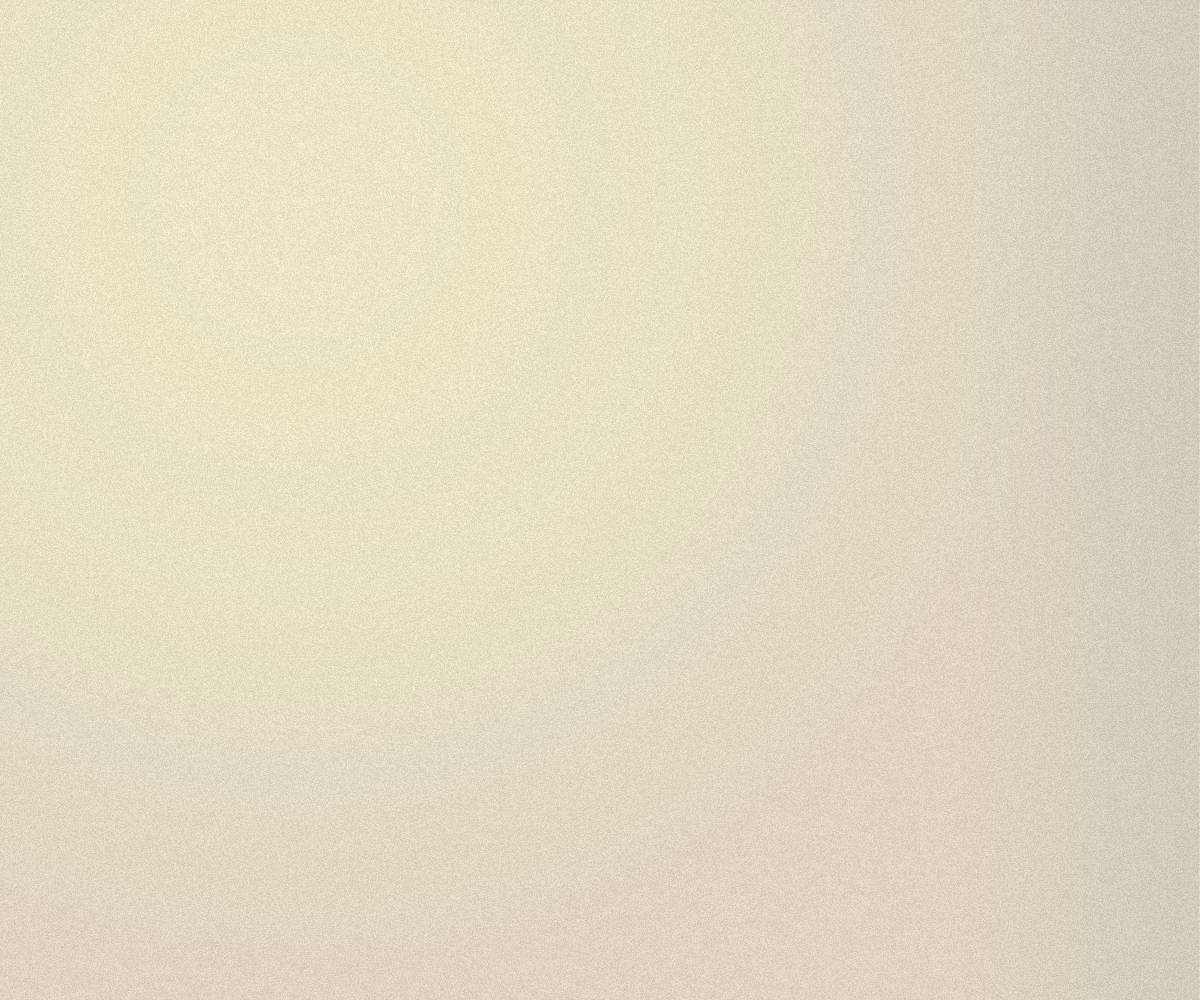
Frame 1 (no input)
Frame 60 (no input): identical to frame 1, image omitted
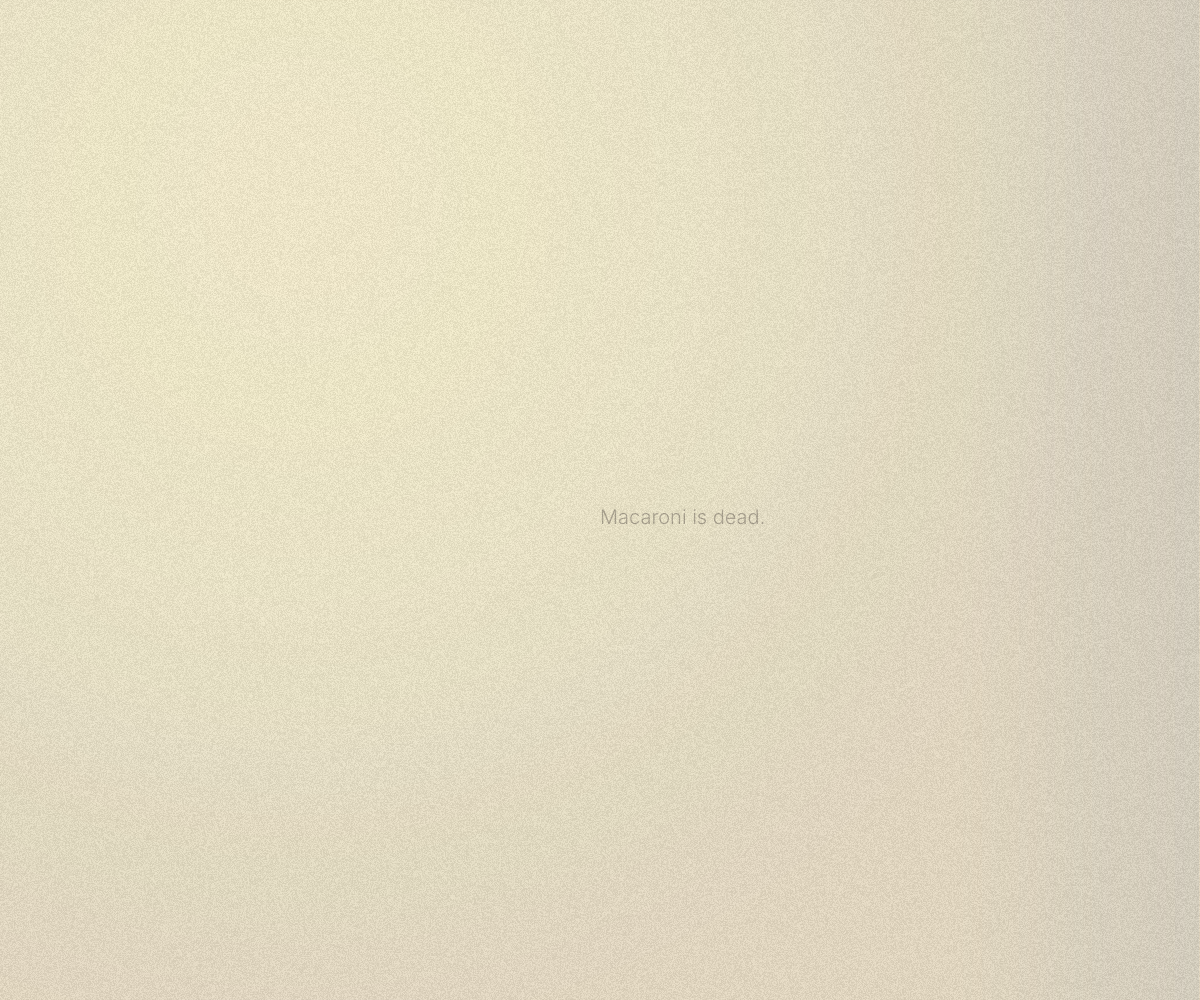
Frame 120 (the mouse pressed at the canvas centre since frame 60)

The p5.js sketch that drew these frames (run headless with seeded random() and noise() and a simulated clock; from frame 60 on, the mouse is pressed at the canvas centre):

// p5.js sketch
// ── sketch.js
// a dog's smile
// click to place the next fragment. fragments drift down and fade.
// tag categories (memory, numb, intrusion, body, chorus) drive look and physics.
// idle for ~6 seconds and the piece will whisper the dog's name on its own.
// press R to reset.

const STYLE = {
  memory: {
    font: "EB Garamond",
    italic: true,
    weight: 400,
    size: 26,
    color: [90, 55, 30],       // warm brown, as if written on the carpet
    alpha: 210,
    vy: 0.22,
    drift: 0.10,
    life: 520,                 // frames
  },
  numb: {
    font: "Inter",
    italic: false,
    weight: 300,
    size: 20,
    color: [120, 112, 100],    // pale, almost the carpet itself
    alpha: 150,
    vy: 0.35,
    drift: 0.02,
    life: 320,
  },
  intrusion: {
    font: "JetBrains Mono",
    italic: false,
    weight: 400,
    size: 14,
    color: [70, 110, 150],     // cold phone-screen blue
    alpha: 220,
    vy: 0.55,
    drift: 0.00,
    life: 260,
    glitch: true,
  },
  body: {
    font: "Inter",
    italic: false,
    weight: 400,
    size: 19,
    color: [138, 70, 40],      // muted rust, the body aching
    alpha: 190,
    vy: 0.30,
    drift: 0.06,
    life: 380,
  },
  chorus: {
    font: "EB Garamond",
    italic: true,
    weight: 400,
    size: 17,
    color: [95, 115, 100],     // soft sage, like a voice through a wall
    alpha: 170,
    vy: 0.28,
    drift: 0.18,
    life: 300,
  },
  whisper: {
    font: "EB Garamond",
    italic: true,
    weight: 400,
    size: 44,
    color: [160, 130, 95],
    alpha: 90,
    vy: 0.18,
    drift: 0.04,
    life: 700,
  },
};

const IDLE_FRAMES = 360;          // ~6s at 60fps
const DRAG_EMIT_EVERY = 14;       // emit-while-dragging throttle
const BACKGROUND = [232, 220, 196]; // beige carpet

let fragments = [];
let cursor = 0;
let lastInteractionFrame = 0;
let lastDragEmitFrame = -9999;
let grainLayer;

function setup() {
  createCanvas(windowWidth, windowHeight);
  textAlign(LEFT, BASELINE);
  lastInteractionFrame = frameCount;
  grainLayer = buildGrain(width, height);
}

function windowResized() {
  resizeCanvas(windowWidth, windowHeight);
  grainLayer = buildGrain(width, height);
}

function draw() {
  drawBackground();

  // gentle breathing vignette, ~1 cycle per 4s
  const breath = 0.5 + 0.5 * sin(frameCount * 0.008);
  drawVignette(breath);

  // right-edge phone-screen glow: cold blue bleeding into the bedroom
  drawPhoneGlow();

  // if nobody has interacted for a while, the piece whispers
  if (frameCount - lastInteractionFrame > IDLE_FRAMES && random() < 0.012) {
    spawnWhisper();
  }

  // update + draw fragments
  for (let i = fragments.length - 1; i >= 0; i--) {
    const f = fragments[i];
    updateFragment(f);
    drawFragment(f);
    if (f.age > f.life) fragments.splice(i, 1);
  }

  // subtle grain on top
  push();
  tint(255, 22);
  image(grainLayer, 0, 0);
  pop();
}

// ---------- input ----------

function mousePressed() {
  placeFragment(mouseX, mouseY, nextFragment());
  lastInteractionFrame = frameCount;
}

function mouseDragged() {
  if (frameCount - lastDragEmitFrame >= DRAG_EMIT_EVERY) {
    placeFragment(mouseX, mouseY, nextFragment());
    lastDragEmitFrame = frameCount;
    lastInteractionFrame = frameCount;
  }
}

function keyPressed() {
  if (key === "r" || key === "R") {
    fragments = [];
    cursor = 0;
    lastInteractionFrame = frameCount;
  }
}

// ---------- fragments ----------

function nextFragment() {
  const f = FRAGMENTS[cursor % FRAGMENTS.length];
  cursor++;
  return f;
}

function placeFragment(x, y, data) {
  const s = STYLE[data.tag] || STYLE.numb;
  fragments.push({
    text: data.text,
    tag: data.tag,
    x,
    y,
    vx: random(-s.drift, s.drift),
    vy: s.vy * random(0.85, 1.15),
    age: 0,
    life: s.life,
    jitterSeed: random(1000),
  });
}

function spawnWhisper() {
  fragments.push({
    text: IDLE_WHISPER,
    tag: "whisper",
    x: random(width * 0.1, width * 0.9),
    y: -40,
    vx: random(-0.05, 0.05),
    vy: STYLE.whisper.vy,
    age: 0,
    life: STYLE.whisper.life,
    jitterSeed: random(1000),
  });
}

function updateFragment(f) {
  f.x += f.vx;
  f.y += f.vy;
  f.vy += 0.0006;          // a hair of gravity, so nothing hovers forever
  f.vx *= 0.996;           // air resistance
  f.age++;
}

function drawFragment(f) {
  const s = STYLE[f.tag] || STYLE.numb;

  // fade in quickly, hold, then fade out
  const fadeIn  = constrain(f.age / 20, 0, 1);
  const fadeOut = constrain(1 - (f.age - (f.life - 90)) / 90, 0, 1);
  const alpha   = s.alpha * fadeIn * fadeOut;

  const fontStack = `${s.italic ? "italic " : ""}${s.weight} ${s.size}px "${s.font}", serif`;
  drawingContext.font = fontStack;

  if (s.glitch) {
    // cold chromatic offset for intrusion fragments
    const jx = (noise(f.jitterSeed + frameCount * 0.15) - 0.5) * 2.2;
    const jy = (noise(f.jitterSeed + 99 + frameCount * 0.15) - 0.5) * 1.2;

    noStroke();
    fill(190, 60, 70, alpha * 0.55);
    text(f.text, f.x + 1.2 + jx, f.y + jy);

    fill(60, 160, 200, alpha * 0.55);
    text(f.text, f.x - 1.2 + jx, f.y + jy);

    fill(s.color[0], s.color[1], s.color[2], alpha);
    text(f.text, f.x + jx, f.y + jy);
    return;
  }

  noStroke();
  fill(s.color[0], s.color[1], s.color[2], alpha);
  text(f.text, f.x, f.y);
}

// ---------- atmosphere ----------

function drawBackground() {
  // base carpet tone
  background(BACKGROUND[0], BACKGROUND[1], BACKGROUND[2]);

  // soft warm gradient from top-left: the lamp on the nightstand
  const steps = 40;
  noStroke();
  for (let i = 0; i < steps; i++) {
    const t = i / steps;
    const a = 18 * (1 - t);
    fill(255, 235, 200, a);
    ellipse(width * 0.25, height * 0.2, lerp(200, width * 1.6, t));
  }
}

function drawVignette(breath) {
  noFill();
  const rings = 40;
  for (let i = 0; i < rings; i++) {
    const t = i / rings;
    const a = 2 + 3 * t * (0.6 + 0.4 * breath);
    stroke(40, 30, 20, a);
    const w = width * (1 + t * 0.15);
    const h = height * (1 + t * 0.15);
    rect((width - w) / 2, (height - h) / 2, w, h);
  }
}

function drawPhoneGlow() {
  // a cold slice of screen light leaking in from the right
  noStroke();
  const cx = width - 2;
  const glow = 240;
  for (let i = 0; i < glow; i++) {
    const t = i / glow;
    const a = 26 * (1 - t);
    fill(90, 130, 170, a);
    rect(cx - i, 0, 1, height);
  }
}

function buildGrain(w, h) {
  const g = createGraphics(w, h);
  g.loadPixels();
  for (let i = 0; i < g.pixels.length; i += 4) {
    const n = random(255);
    g.pixels[i]     = n;
    g.pixels[i + 1] = n;
    g.pixels[i + 2] = n;
    g.pixels[i + 3] = 255;
  }
  g.updatePixels();
  return g;
}

// ── poem.js
// Fragments adapted from the source story about Marie Antoinette and Macaroni.
// Each fragment is tagged with a voice category that drives its style and
// physics in sketch.js. The order is the cycle order — clicking advances
// one step. The cycle loops.

const FRAGMENTS = [
  { text: "Macaroni is dead.",                              tag: "numb"      },
  { text: "and Marie Antoinette is sad.",                   tag: "memory"    },
  { text: "license plate 279RLQ",                           tag: "intrusion" },
  { text: "he used to curl up at the foot of the bed",      tag: "memory"    },
  { text: "putatively protecting her",                      tag: "memory"    },
  { text: "he would lick an intruder's hand",               tag: "memory"    },
  { text: "and make them feel welcomed",                    tag: "memory"    },
  { text: "he was sweet and a baby",                        tag: "memory"    },
  { text: "Kraft Mac n' Cheese",                            tag: "intrusion" },
  { text: "a commercial on her phone screen",               tag: "intrusion" },
  { text: "she cries.",                                     tag: "body"      },
  { text: "old Oprah interviews from the nineties",         tag: "intrusion" },
  { text: "sometimes all she eats is Funyuns",              tag: "body"      },
  { text: "the thought of eating makes her sad",            tag: "body"      },
  { text: "it also makes her throw up",                     tag: "body"      },
  { text: "BIO 1001   ENC 1101   MAT 1000   HIS 1002",      tag: "intrusion" },
  { text: "she hasn't been to class in over two weeks",     tag: "numb"      },
  { text: "she is going to fail",                           tag: "numb"      },
  { text: "she doesn't care",                               tag: "numb"      },
  { text: "15 ½ days",                                 tag: "intrusion" },
  { text: "her parents ask if she wants a new puppy",       tag: "memory"    },
  { text: "she says no.",                                   tag: "numb"      },
  { text: "it made her sad and mad",                        tag: "body"      },
  { text: "i know the death-sting",                         tag: "chorus"    },
  { text: "we should go to the movies",                     tag: "chorus"    },
  { text: "why weren't you in class",                       tag: "chorus"    },
  { text: "course withdrawal deadline",                     tag: "intrusion" },
  { text: "Marie doesn't respond.",                         tag: "numb"      },
  { text: "i'm sorry your dog died",                        tag: "chorus"    },
  { text: "it's okay.",                                     tag: "numb"      },
  { text: "it doesn't have to be okay",                     tag: "chorus"    },
  { text: "you evidently loved him a lot",                  tag: "chorus"    },
  { text: "it doesn't matter",                              tag: "numb"      },
  { text: "it does matter",                                 tag: "chorus"    },
  { text: "it really doesn't",                              tag: "numb"      },
  { text: "nothing does.",                                  tag: "numb"      },
  { text: "he's gone and dead",                             tag: "numb"      },
  { text: "left in the middle of the road",                 tag: "memory"    },
  { text: "like an empty can of coke",                      tag: "memory"    },
  { text: "the driver keeps going",                         tag: "intrusion" },
  { text: "Macaroni doesn't",                               tag: "memory"    },
  { text: "she feels like she's dead too",                  tag: "body"      },
  { text: "something fundamentally wrong with everything",  tag: "numb"      },
  { text: "and none of that even matters",                  tag: "numb"      },
  { text: "on the beige carpet",                            tag: "memory"    },
  { text: "his eyes wide open",                             tag: "memory"    },
  { text: "his tongue hanging out",                         tag: "memory"    },
  { text: "a dog's smile.",                                 tag: "memory"    },
];

// The whisper used during idle — the name of the dog, spoken by the piece
// itself when the reader stops clicking.
const IDLE_WHISPER = "Macaroni";
